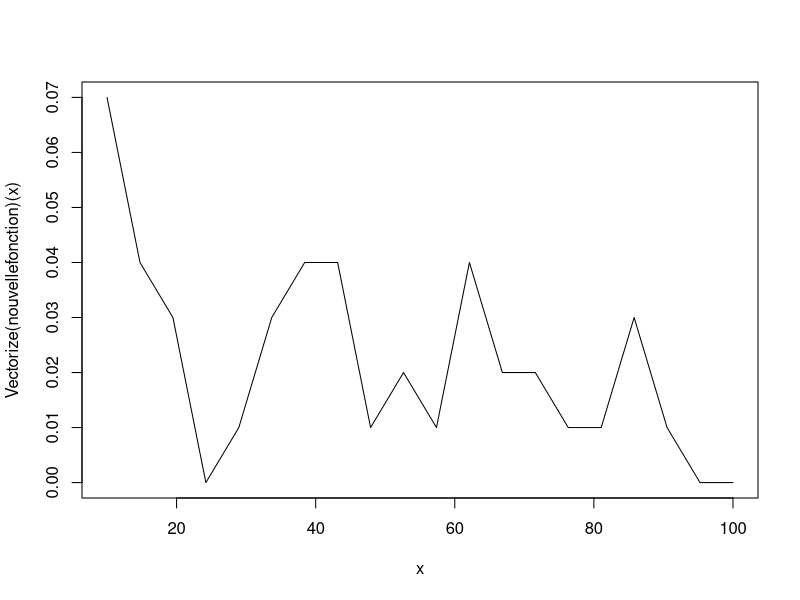

Generate this figure with R:
rm(list=ls())
####Création des fonctions
#Génération des données
sample<-function(szsampleh0,szsampleh1,h0gap){
  drawh1<-rnorm(szsampleh1)
  drawh0<-rnorm(szsampleh0)
  xobs<-c(drawh0,drawh1+rep(h0gap,szsampleh1))
  pval<-1-pnorm(xobs)
  names(pval)<-c(rep(0,szsampleh0),rep(1,szsampleh1))
  return(pval)
}
#Correction de Bonferroni
bonf<-function(pval,alpha){
  positives<-which(pval<=alpha/length(pval))
  return(positives)
}
#Correction de Holm-Bonferroni
hbonf<-function(pval,alpha){
  ordre<-sort(pval)
  positives<-c()
  i<-1
  while (ordre[i] <= alpha/(length(pval)+1-i)) {
    positives<-c(positives,ordre[i])
    i<-i+1
  }
  return(positives)
}
#Détection des faux positifs et autres
detec<-function(pval,positives){
  FP<-which(names(positives)==0)
  TP<-which(names(positives)==1)
  results<-c(length(FP),length(TP))
  return(results)
}
#Bonferroni complet
fullbonf<-function(szsampleh0=100,szsampleh1,h0gap,alpha=0.05,nbsample=100){
  fwer<-0
  for (k in 1:nbsample){
    pval<-sample(szsampleh0,szsampleh1,h0gap)
    positives<-bonf(pval,alpha)
    results<-detec(pval,positives)
    if (results[1]>0){
      fwer<-fwer+1
    }
  }
  fwerfinal<-fwer/nbsample
  print(paste("FWER =",fwerfinal))
  return(fwerfinal)
  print(fwerfinal)
}
test<-fullbonf(50,50,3,0.05,100)

nouvellefonction<-function(x){fullbonf(50,x,3,0.05,100)}

curve(Vectorize(nouvellefonction)(x),from=10,to=100,n=20)
  
